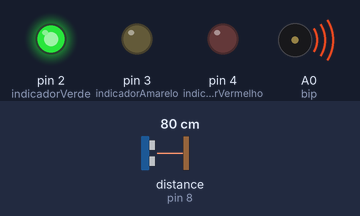
Simulated run of this sketch. Board: Arduino Uno, built with avr-gcc and run on an emulated ATmega328P. On the bench: output pins drawn as LEDs (lit = HIGH), buzzer (waves = sounding). The test bench sets the inputs (shaded band); at power-on: distance to the obstacle (sensor on pin 8) 80 cm. What the sketch prints to the serial monitor is not drawn.

Above: at 1.2 s.
1.3 s: distance to the obstacle (sensor on pin 8) set to 23 cm
2.8 s: distance to the obstacle (sensor on pin 8) set to 18 cm
At 4.0 s:
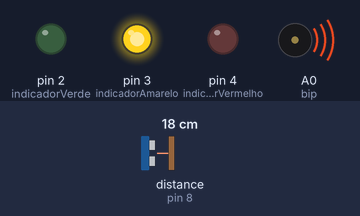
4.3 s: distance to the obstacle (sensor on pin 8) set to 12 cm
5.8 s: distance to the obstacle (sensor on pin 8) set to 9 cm
At 6.3 s:
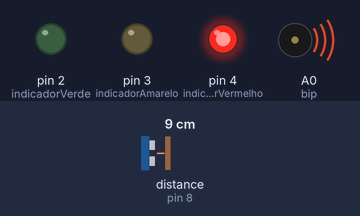
7.3 s: distance to the obstacle (sensor on pin 8) set to 35 cm
At 8.5 s:
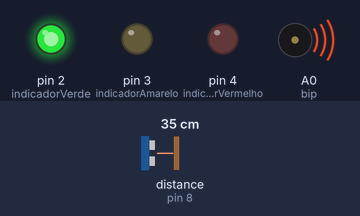
8.8 s: distance to the obstacle (sensor on pin 8) set to 2 cm
At 9.7 s:
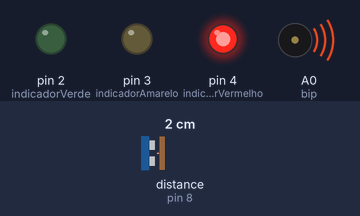
Timing chart, 0 to 11.3 s (numbered marks = the images above; inputs shaded):
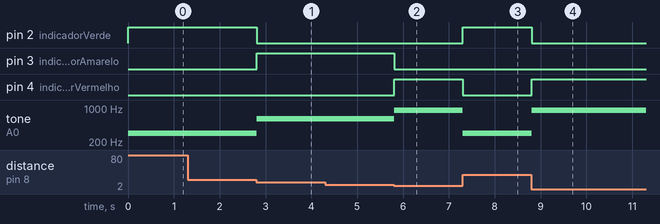

The sketch:

DetectaDistancia.ino
```cpp
#include <Ultrasonic.h>
#define indicadorVermelho 4
#define indicadorAmarelo 3
#define indicadorVerde 2
#define bip A0
int distancia;
unsigned long currentMillis = 0;
unsigned long prevMillis = 0;
unsigned period;
bool bipHappen = true;

Ultrasonic ultrassom(9, 8);

void setup() {
  Serial.begin(9600);
  pinMode(indicadorVermelho, OUTPUT);
  pinMode(indicadorAmarelo, OUTPUT);
  pinMode(indicadorVerde, OUTPUT);
  pinMode(bip, OUTPUT);
  double timePast = 0;
}

void loop() {

  distancia = ultrassom.Ranging(CM); // Pega a distância atual no ultrassônico

  // currentMillis = millis();
  // if(bipHappen) {
  //   prevMillis = currentMillis;
  //   tone(bip, 600);
  //   bipHappen = false;
  // }

  // if(currentMillis - prevMillis >= distancia*10){
  //   noTone(bip);
  //   bipHappen = true;
  // }

  Serial.println(distancia);
  if(distancia <= 10) { // Abaixo de tal valor LED vermelha acende
    digitalWrite(indicadorVerde, LOW);
    digitalWrite(indicadorAmarelo, LOW);
    digitalWrite(indicadorVermelho, HIGH);
    tone(bip, 900);
  } else if (distancia <= 20) { // Abaixo de tal valor LED Amarela acende
    digitalWrite(indicadorVerde, LOW);
    digitalWrite(indicadorAmarelo, HIGH);
    digitalWrite(indicadorVermelho, LOW);
    tone(bip, 600);
  } else { // Acima do último valor LED verde acende
    digitalWrite(indicadorVerde, HIGH);
    digitalWrite(indicadorAmarelo, LOW);
    digitalWrite(indicadorVermelho, LOW);
    tone(bip, 300);
  }
}
```

Measured:
- the behaviour switches between 21 and 20 cm on distance to the obstacle (sensor on pin 8) (found by bisection; images 0 and 1)
- the behaviour switches between 11 and 10 cm on distance to the obstacle (sensor on pin 8) (found by bisection; images 1 and 2)
- after the input at 2.8 s, pin 2 (indicadorVerde): HIGH → LOW at once; pin 3 (indicadorAmarelo): LOW → HIGH at once; tone on A0 (bip): 300 Hz → 600 Hz at once
- after the input at 5.8 s, pin 3 (indicadorAmarelo): HIGH → LOW at once; pin 4 (indicadorVermelho): LOW → HIGH at once; tone on A0 (bip): 600 Hz → 900 Hz at once
- after the input at 7.3 s, pin 2 (indicadorVerde): LOW → HIGH at once; pin 4 (indicadorVermelho): HIGH → LOW at once; tone on A0 (bip): 900 Hz → 300 Hz at once
- after the input at 8.8 s, pin 2 (indicadorVerde): HIGH → LOW at once; pin 4 (indicadorVermelho): LOW → HIGH at once; tone on A0 (bip): 300 Hz → 900 Hz at once
